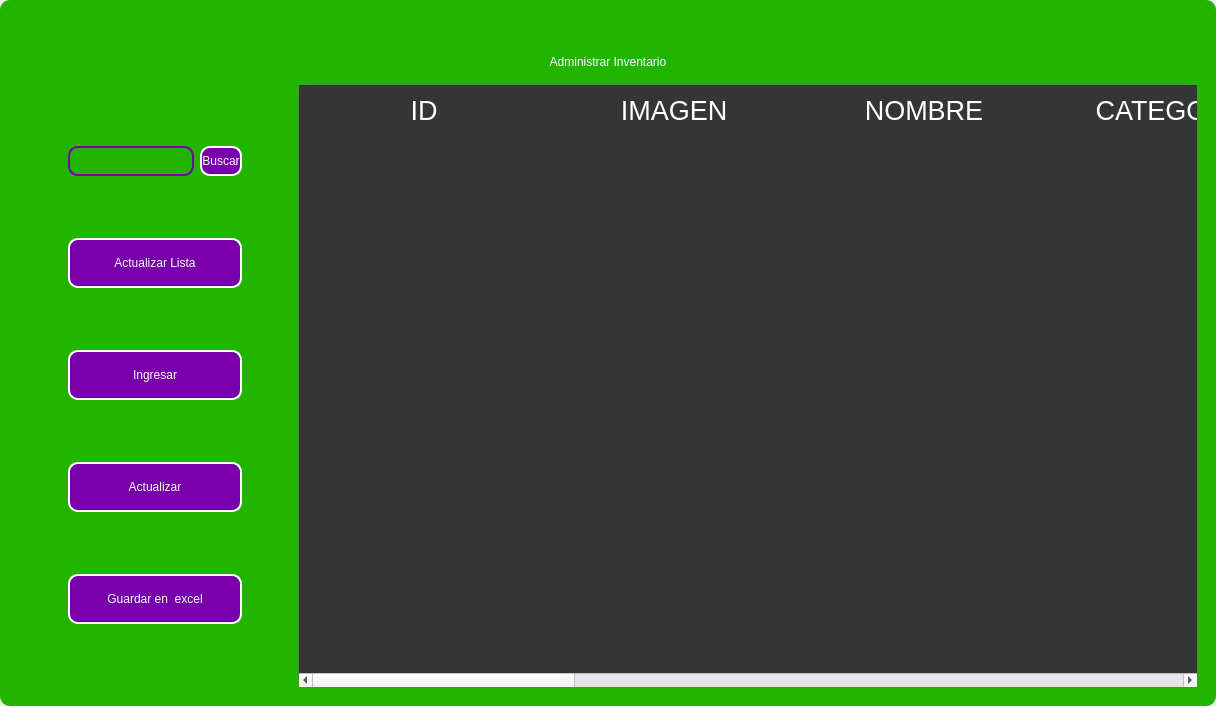
<?xml version="1.0" encoding="UTF-8"?>
<ui version="4.0">
 <class>MainWindow</class>
 <widget class="QMainWindow" name="MainWindow">
  <property name="geometry">
   <rect>
    <x>0</x>
    <y>0</y>
    <width>1216</width>
    <height>706</height>
   </rect>
  </property>
  <property name="windowTitle">
   <string>MainWindow</string>
  </property>
  <property name="styleSheet">
   <string notr="true"/>
  </property>
  <widget class="QWidget" name="centralwidget">
   <property name="styleSheet">
    <string notr="true"/>
   </property>
   <layout class="QVBoxLayout" name="verticalLayout">
    <property name="spacing">
     <number>0</number>
    </property>
    <property name="leftMargin">
     <number>0</number>
    </property>
    <property name="topMargin">
     <number>0</number>
    </property>
    <property name="rightMargin">
     <number>0</number>
    </property>
    <property name="bottomMargin">
     <number>0</number>
    </property>
    <item>
     <widget class="QFrame" name="frame">
      <property name="enabled">
       <bool>true</bool>
      </property>
      <property name="styleSheet">
       <string notr="true">
QFrame {
border-radius:10px;
background-color: rgb(33, 181, 0);
 }
</string>
      </property>
      <property name="frameShape">
       <enum>QFrame::StyledPanel</enum>
      </property>
      <property name="frameShadow">
       <enum>QFrame::Raised</enum>
      </property>
      <layout class="QVBoxLayout" name="verticalLayout_2">
       <item>
        <widget class="QFrame" name="frame_superior">
         <property name="minimumSize">
          <size>
           <width>0</width>
           <height>40</height>
          </size>
         </property>
         <property name="maximumSize">
          <size>
           <width>16777215</width>
           <height>40</height>
          </size>
         </property>
         <property name="styleSheet">
          <string notr="true">QPushButton{
border-radius:18px;
}

QPushButton:hover{
	background-color: rgb(0, 0, 0);
}
</string>
         </property>
         <property name="frameShape">
          <enum>QFrame::StyledPanel</enum>
         </property>
         <property name="frameShadow">
          <enum>QFrame::Raised</enum>
         </property>
         <layout class="QHBoxLayout" name="horizontalLayout_3">
          <property name="spacing">
           <number>4</number>
          </property>
          <property name="leftMargin">
           <number>0</number>
          </property>
          <property name="topMargin">
           <number>0</number>
          </property>
          <property name="rightMargin">
           <number>0</number>
          </property>
          <property name="bottomMargin">
           <number>0</number>
          </property>
          <item>
           <widget class="QPushButton" name="btn_icon">
            <property name="text">
             <string/>
            </property>
            <property name="iconSize">
             <size>
              <width>40</width>
              <height>40</height>
             </size>
            </property>
           </widget>
          </item>
          <item>
           <spacer name="horizontalSpacer_2">
            <property name="orientation">
             <enum>Qt::Horizontal</enum>
            </property>
            <property name="sizeHint" stdset="0">
             <size>
              <width>443</width>
              <height>20</height>
             </size>
            </property>
           </spacer>
          </item>
          <item>
           <widget class="QPushButton" name="btn_exit">
            <property name="minimumSize">
             <size>
              <width>38</width>
              <height>38</height>
             </size>
            </property>
            <property name="maximumSize">
             <size>
              <width>38</width>
              <height>38</height>
             </size>
            </property>
            <property name="cursor">
             <cursorShape>PointingHandCursor</cursorShape>
            </property>
            <property name="text">
             <string/>
            </property>
            <property name="iconSize">
             <size>
              <width>35</width>
              <height>35</height>
             </size>
            </property>
           </widget>
          </item>
          <item>
           <widget class="QPushButton" name="bt_minimizar">
            <property name="minimumSize">
             <size>
              <width>38</width>
              <height>38</height>
             </size>
            </property>
            <property name="maximumSize">
             <size>
              <width>38</width>
              <height>38</height>
             </size>
            </property>
            <property name="cursor">
             <cursorShape>PointingHandCursor</cursorShape>
            </property>
            <property name="text">
             <string/>
            </property>
            <property name="icon">
             <iconset>
              <normaloff>../../../../../../../.designer/backup/image/minus.svg</normaloff>../../../../../../../.designer/backup/image/minus.svg</iconset>
            </property>
            <property name="iconSize">
             <size>
              <width>38</width>
              <height>38</height>
             </size>
            </property>
           </widget>
          </item>
          <item>
           <widget class="QPushButton" name="bt_maximizar">
            <property name="minimumSize">
             <size>
              <width>38</width>
              <height>38</height>
             </size>
            </property>
            <property name="maximumSize">
             <size>
              <width>38</width>
              <height>38</height>
             </size>
            </property>
            <property name="cursor">
             <cursorShape>PointingHandCursor</cursorShape>
            </property>
            <property name="text">
             <string/>
            </property>
            <property name="icon">
             <iconset>
              <normaloff>../../../../../../../.designer/backup/image/chevron-up.svg</normaloff>../../../../../../../.designer/backup/image/chevron-up.svg</iconset>
            </property>
            <property name="iconSize">
             <size>
              <width>38</width>
              <height>38</height>
             </size>
            </property>
           </widget>
          </item>
          <item>
           <widget class="QPushButton" name="bt_restaurar">
            <property name="minimumSize">
             <size>
              <width>38</width>
              <height>38</height>
             </size>
            </property>
            <property name="maximumSize">
             <size>
              <width>38</width>
              <height>38</height>
             </size>
            </property>
            <property name="cursor">
             <cursorShape>PointingHandCursor</cursorShape>
            </property>
            <property name="text">
             <string/>
            </property>
            <property name="icon">
             <iconset>
              <normaloff>../../../../../../../.designer/backup/image/chevron-down.svg</normaloff>../../../../../../../.designer/backup/image/chevron-down.svg</iconset>
            </property>
            <property name="iconSize">
             <size>
              <width>38</width>
              <height>38</height>
             </size>
            </property>
           </widget>
          </item>
          <item>
           <widget class="QPushButton" name="bt_cerrar">
            <property name="minimumSize">
             <size>
              <width>38</width>
              <height>38</height>
             </size>
            </property>
            <property name="maximumSize">
             <size>
              <width>38</width>
              <height>38</height>
             </size>
            </property>
            <property name="cursor">
             <cursorShape>PointingHandCursor</cursorShape>
            </property>
            <property name="text">
             <string/>
            </property>
            <property name="icon">
             <iconset>
              <normaloff>../../../../../../../.designer/backup/image/x.svg</normaloff>../../../../../../../.designer/backup/image/x.svg</iconset>
            </property>
            <property name="iconSize">
             <size>
              <width>38</width>
              <height>38</height>
             </size>
            </property>
           </widget>
          </item>
         </layout>
        </widget>
       </item>
       <item>
        <widget class="QLabel" name="label">
         <property name="styleSheet">
          <string notr="true">font: 30pt &quot;MS Shell Dlg 2&quot;;
color: rgb(255, 255, 255);</string>
         </property>
         <property name="text">
          <string>Administrar Inventario</string>
         </property>
         <property name="alignment">
          <set>Qt::AlignCenter</set>
         </property>
        </widget>
       </item>
       <item>
        <widget class="QFrame" name="frame_3">
         <property name="frameShape">
          <enum>QFrame::StyledPanel</enum>
         </property>
         <property name="frameShadow">
          <enum>QFrame::Raised</enum>
         </property>
         <layout class="QHBoxLayout" name="horizontalLayout_4">
          <property name="spacing">
           <number>6</number>
          </property>
          <item>
           <layout class="QVBoxLayout" name="verticalLayout_4">
            <property name="spacing">
             <number>50</number>
            </property>
            <property name="leftMargin">
             <number>50</number>
            </property>
            <property name="topMargin">
             <number>50</number>
            </property>
            <property name="rightMargin">
             <number>50</number>
            </property>
            <property name="bottomMargin">
             <number>50</number>
            </property>
            <item>
             <layout class="QHBoxLayout" name="horizontalLayout">
              <property name="spacing">
               <number>6</number>
              </property>
              <property name="rightMargin">
               <number>0</number>
              </property>
              <property name="bottomMargin">
               <number>0</number>
              </property>
              <item>
               <widget class="QLineEdit" name="searchtxt">
                <property name="minimumSize">
                 <size>
                  <width>100</width>
                  <height>30</height>
                 </size>
                </property>
                <property name="maximumSize">
                 <size>
                  <width>200</width>
                  <height>30</height>
                 </size>
                </property>
                <property name="styleSheet">
                 <string notr="true">QLabel {
	color: rgb(255, 255, 254);
	font: 12pt &quot;Arial&quot;;
	background-color: rgba(0, 0, 0,0);
}

QTextEdit{
background-color: rgba(0, 0, 0,0);
border-radius:10px; 
font: 12pt &quot;Arial&quot;;
color: rgb(255, 255, 254);
border: 2px solid  rgb(255, 255, 255);

}

QTextEdit:hover{
background-color: rgba(0, 0, 0,0);
border-radius:10px; 
font: 12pt &quot;Arial&quot;;
border: 2px solid  rgb(120, 0, 171);
}

QTextEdit:focus{
background-color: rgb(0, 0, 0);
border-radius:10px; 
font: 12pt &quot;Arial&quot;;
border: 2px solid rgb(120, 0, 171);
}

QLineEdit{
background-color: rgba(0, 0, 0,0);
border-radius:10px; 
font: 12pt &quot;Arial&quot;;
color: rgb(255, 255, 254);
border: 2px solid  rgb(120, 0, 171);
}

QLineEdit:hover{
background-color: rgba(0, 0, 0,0);
border-radius:10px; 
font: 12pt &quot;Arial&quot;;
border: 2px solid  rgb(120, 0, 171);
}

QLineEdit:focus{
background-color: rgb(0, 0, 0);
border-radius:10px; 
font: 12pt &quot;Arial&quot;;
border: 2px solid rgb(120, 0, 171);
}

QCheckBox{
	font: 12pt &quot;Arial&quot;;
	color: rgb(255, 255, 255);
}

QCheckBox::indicator {
    width: 18px;
    height:18px;
}

QCheckBox::indicator:unchecked {
   background-image: url(image/square.svg);
}

QCheckBox::indicator:checked {
   background-image: url(image/check-square.svg);
}

QPushButton{
border-radius:10px; 
font: 12pt &quot;Arial&quot;;
color: rgb(255, 255, 254);
border: 2px solid #ffffff;
}

QPushButton:hover{
border-radius:10px; 
font: 12pt &quot;Arial&quot;;
color: rgb(255, 255, 255);
border: 2px solid rgb(120, 0, 171);
	background-color: rgb(120, 0, 171);
}
</string>
                </property>
               </widget>
              </item>
              <item>
               <widget class="QPushButton" name="btn_search">
                <property name="minimumSize">
                 <size>
                  <width>30</width>
                  <height>30</height>
                 </size>
                </property>
                <property name="maximumSize">
                 <size>
                  <width>100</width>
                  <height>30</height>
                 </size>
                </property>
                <property name="cursor">
                 <cursorShape>PointingHandCursor</cursorShape>
                </property>
                <property name="styleSheet">
                 <string notr="true">QPushButton{
border-radius:10px; 
font: 12pt &quot;Arial&quot;;
color: rgb(255, 255, 254);
border: 2px solid #ffffff;
	background-color: rgb(120, 0, 171);
}

QPushButton:hover{
border-radius:10px; 
font: 12pt &quot;Arial&quot;;
color: rgb(255, 255, 255);
border: 2px solid rgb(120, 0, 171);
	background-color: rgb(120, 0, 171);
}</string>
                </property>
                <property name="text">
                 <string>Buscar</string>
                </property>
               </widget>
              </item>
             </layout>
            </item>
            <item>
             <widget class="QPushButton" name="btn_get">
              <property name="minimumSize">
               <size>
                <width>50</width>
                <height>0</height>
               </size>
              </property>
              <property name="maximumSize">
               <size>
                <width>300</width>
                <height>50</height>
               </size>
              </property>
              <property name="cursor">
               <cursorShape>PointingHandCursor</cursorShape>
              </property>
              <property name="styleSheet">
               <string notr="true">QPushButton{
border-radius:10px; 
font: 12pt &quot;Arial&quot;;
color: rgb(255, 255, 254);
border: 2px solid #ffffff;
	background-color: rgb(120, 0, 171);
}

QPushButton:hover{
border-radius:10px; 
font: 12pt &quot;Arial&quot;;
color: rgb(255, 255, 255);
border: 2px solid rgb(120, 0, 171);
	background-color: rgb(120, 0, 171);
}</string>
              </property>
              <property name="text">
               <string>Actualizar Lista</string>
              </property>
              <property name="iconSize">
               <size>
                <width>30</width>
                <height>30</height>
               </size>
              </property>
             </widget>
            </item>
            <item>
             <widget class="QPushButton" name="btn_add">
              <property name="maximumSize">
               <size>
                <width>300</width>
                <height>50</height>
               </size>
              </property>
              <property name="cursor">
               <cursorShape>PointingHandCursor</cursorShape>
              </property>
              <property name="styleSheet">
               <string notr="true">QPushButton{
border-radius:10px; 
font: 12pt &quot;Arial&quot;;
color: rgb(255, 255, 254);
border: 2px solid #ffffff;
	background-color: rgb(120, 0, 171);
}

QPushButton:hover{
border-radius:10px; 
font: 12pt &quot;Arial&quot;;
color: rgb(255, 255, 255);
border: 2px solid rgb(120, 0, 171);
	background-color: rgb(120, 0, 171);
}</string>
              </property>
              <property name="text">
               <string>Ingresar</string>
              </property>
              <property name="iconSize">
               <size>
                <width>30</width>
                <height>30</height>
               </size>
              </property>
             </widget>
            </item>
            <item>
             <widget class="QPushButton" name="btn_update">
              <property name="maximumSize">
               <size>
                <width>300</width>
                <height>50</height>
               </size>
              </property>
              <property name="cursor">
               <cursorShape>PointingHandCursor</cursorShape>
              </property>
              <property name="styleSheet">
               <string notr="true">QPushButton{
border-radius:10px; 
font: 12pt &quot;Arial&quot;;
color: rgb(255, 255, 254);
border: 2px solid #ffffff;
	background-color: rgb(120, 0, 171);
}

QPushButton:hover{
border-radius:10px; 
font: 12pt &quot;Arial&quot;;
color: rgb(255, 255, 255);
border: 2px solid rgb(120, 0, 171);
	background-color: rgb(120, 0, 171);
}</string>
              </property>
              <property name="text">
               <string>Actualizar</string>
              </property>
              <property name="iconSize">
               <size>
                <width>30</width>
                <height>30</height>
               </size>
              </property>
             </widget>
            </item>
            <item>
             <widget class="QPushButton" name="btn_excel">
              <property name="minimumSize">
               <size>
                <width>11</width>
                <height>50</height>
               </size>
              </property>
              <property name="cursor">
               <cursorShape>PointingHandCursor</cursorShape>
              </property>
              <property name="styleSheet">
               <string notr="true">QPushButton{
border-radius:10px; 
font: 12pt &quot;Arial&quot;;
color: rgb(255, 255, 254);
border: 2px solid #ffffff;
	background-color: rgb(120, 0, 171);
}

QPushButton:hover{
border-radius:10px; 
font: 12pt &quot;Arial&quot;;
color: rgb(255, 255, 255);
border: 2px solid rgb(120, 0, 171);
	background-color: rgb(120, 0, 171);
}</string>
              </property>
              <property name="text">
               <string>Guardar en  excel</string>
              </property>
              <property name="iconSize">
               <size>
                <width>35</width>
                <height>35</height>
               </size>
              </property>
             </widget>
            </item>
           </layout>
          </item>
          <item>
           <widget class="QTableWidget" name="table_inventory">
            <property name="minimumSize">
             <size>
              <width>900</width>
              <height>0</height>
             </size>
            </property>
            <property name="maximumSize">
             <size>
              <width>700</width>
              <height>16777215</height>
             </size>
            </property>
            <property name="styleSheet">
             <string notr="true">QTableView {

	border: 1px solid rgba(255,255,255,40);
	border-bottom-right-radius: 7px; 
	border-bottom-left-radius: 7px; 
	color: white;
	font: 15pt &quot;MS Shell Dlg 2&quot;;
	background-color: rgb(53, 53, 53);
}

QHeaderView::section {
background-color: rgb(53, 53, 53);
color: white;
border: none;
height: 50px;
font-size: 20pt;
}

QTableView::item {
    border-style: none;
    border-bottom: 1px solid rgba(255,255,255,50);
    padding-left: auto;
    padding-right: auto;
}

QTableView::item:selected{
	border: none;
	color: rgb(255, 255, 255);
    background-color: rgba(255, 255, 255, 50);
}
</string>
            </property>
            <property name="editTriggers">
             <set>QAbstractItemView::NoEditTriggers</set>
            </property>
            <attribute name="horizontalHeaderDefaultSectionSize">
             <number>250</number>
            </attribute>
            <column>
             <property name="text">
              <string>ID</string>
             </property>
            </column>
            <column>
             <property name="text">
              <string>IMAGEN</string>
             </property>
            </column>
            <column>
             <property name="text">
              <string>NOMBRE</string>
             </property>
            </column>
            <column>
             <property name="text">
              <string>CATEGORIA</string>
             </property>
            </column>
            <column>
             <property name="text">
              <string>CANTIDAD DISPONIBLE</string>
             </property>
            </column>
            <column>
             <property name="text">
              <string>PRECIO COMPRA</string>
             </property>
            </column>
            <column>
             <property name="text">
              <string>PRECIO VENTA</string>
             </property>
            </column>
            <column>
             <property name="text">
              <string>TOTAL COMPRA</string>
             </property>
            </column>
            <column>
             <property name="text">
              <string>DESCRIPCION</string>
             </property>
            </column>
            <column>
             <property name="text">
              <string>TIPO DE PRODUCTO</string>
             </property>
            </column>
           </widget>
          </item>
         </layout>
        </widget>
       </item>
      </layout>
     </widget>
    </item>
   </layout>
  </widget>
 </widget>
 <resources/>
 <connections/>
</ui>
